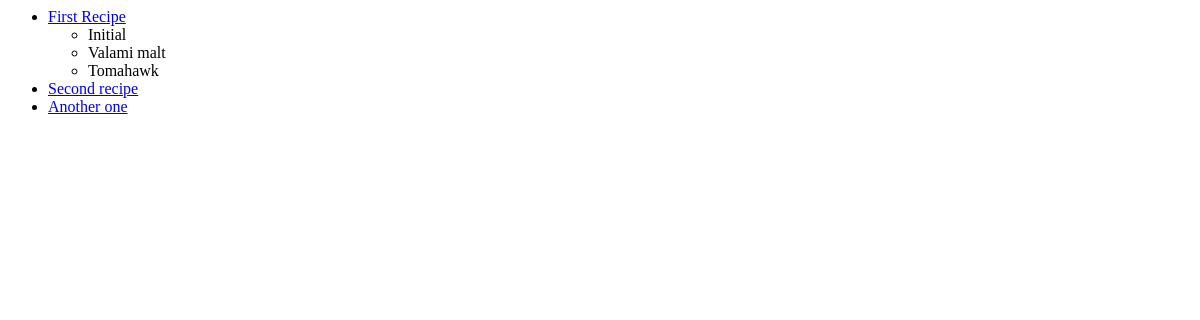
Page /recipes/ on the earlier database version.
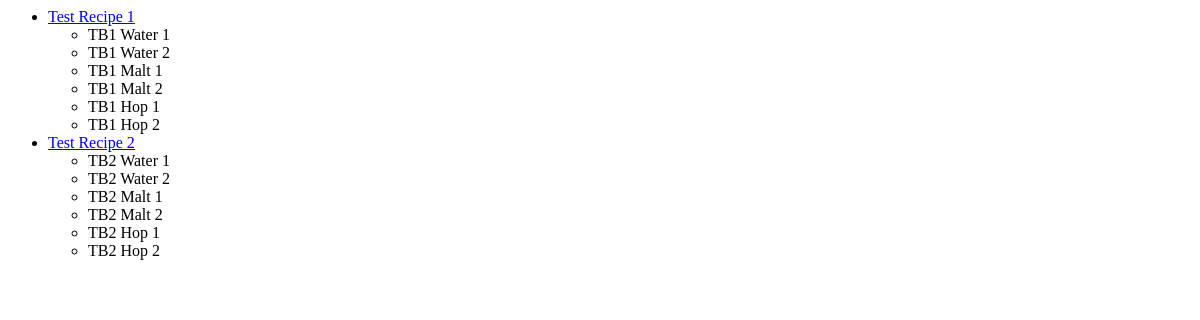
Same page on the later database version.
### recipes/models.py (models this page shows, shortened)
class Recipe(models.Model):
    name = models.CharField(max_length=200, unique=True)
    beer_type = models.CharField(max_length=200)
    @property
    def water(self):
        return Water.objects.filter(recipe=self)
    @property
    def malt(self):
        return Malt.objects.filter(recipe=self)
    @property
    def hop(self):
        return Hop.objects.filter(recipe=self)

class Water(models.Model):
    recipe = models.ForeignKey(Recipe, on_delete=models.CASCADE)
    name = models.CharField(max_length=200)
    volume = models.DecimalField(max_digits=5, decimal_places=2)

class Malt(models.Model):
    recipe = models.ForeignKey(Recipe, on_delete=models.CASCADE)
    name = models.CharField(max_length=200)
    weight = models.DecimalField(max_digits=5, decimal_places=2)

class Hop(models.Model):
    recipe = models.ForeignKey(Recipe, on_delete=models.CASCADE)
    name = models.CharField(max_length=200)
    weight = models.DecimalField(max_digits=5, decimal_places=2)

### recipes/views.py (the view)
def index(request):
    recipes = Recipe.objects.all()
    return render(request, 'recipes/index.html', {'recipes_list': recipes})

### recipes/templates/recipes/index.html
{% if recipes_list %}
    <ul>
    {% for recipe in recipes_list %}
        <li>
          <a target="_blank" href="/admin/recipes/recipe/{{ recipe.id }}/">{{ recipe.name }}</a>
          <ul>
            {% for water in recipe.water %}
              <li>{{ water.name }}</li>
            {% endfor %}
            {% for malt in recipe.malt %}
              <li>{{ malt.name }}</li>
            {% endfor %}
            {% for hop in recipe.hop %}
              <li>{{ hop.name }}</li>
            {% endfor %}
          </ul>
        </li>
    {% endfor %}
    </ul>
{% else %}
    <p>No reciped are available.</p>
{% endif %}

Differences in the rows shown:
removed Recipe: name "First Recipe"
removed Water: name "Initial", shown under "First Recipe"
removed Malt: name "Valami malt", shown under "First Recipe"
removed Hop: name "Tomahawk", shown under "First Recipe"
removed Recipe: name "Another one"
changed Recipe: name "Second recipe" → "Test Recipe 1"
added Water: name "TB1 Water 1", shown under Recipe "Test Recipe 1"
added Water: name "TB1 Water 2", shown under Recipe "Test Recipe 1"
added Malt: name "TB1 Malt 1", shown under Recipe "Test Recipe 1"
added Malt: name "TB1 Malt 2", shown under Recipe "Test Recipe 1"
added Hop: name "TB1 Hop 1", shown under Recipe "Test Recipe 1"
added Hop: name "TB1 Hop 2", shown under Recipe "Test Recipe 1"
added Recipe: name "Test Recipe 2"
added Water: name "TB2 Water 1", shown under Recipe "Test Recipe 2"
added Water: name "TB2 Water 2", shown under Recipe "Test Recipe 2"
added Malt: name "TB2 Malt 1", shown under Recipe "Test Recipe 2"
added Malt: name "TB2 Malt 2", shown under Recipe "Test Recipe 2"
added Hop: name "TB2 Hop 1", shown under Recipe "Test Recipe 2"
added Hop: name "TB2 Hop 2", shown under Recipe "Test Recipe 2"
